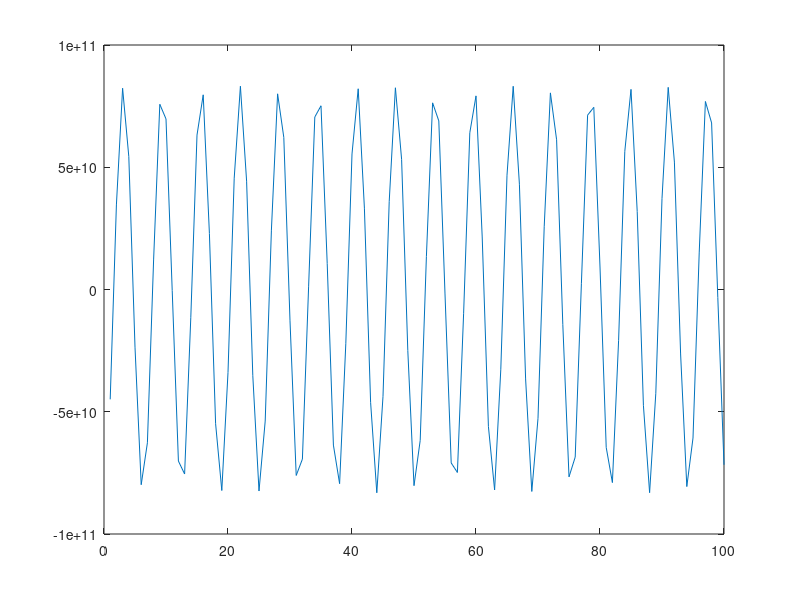

Recreate this plot in MATLAB. (Note: this script raises an error after producing the figure.)
dth = pi/1800;

theta = 1e-2/2:dth:2*pi;

k = 1:100;

for i = 1:length(k)

Y = sin(theta) .* cos(k(i) .* abs(cos(theta))) * dth;

Y_int(i) = sum(Y);
end

plot(k, Y_int*1e16);
% 
% Y2 = 2 .* pi .* StruveH0(k)
%% 

rho = linspace(1e-7, a, 1000);
drho = rho(2) - rho(1);

k = 10;
l = 30;

Int_i = besselj(0, abs(k .* rho)) .* exp(-1j .* l .* rho);
Int = sum(Int_i) .* drho

figure;
plot(rho, real(Int_i));
hold on;
plot(rho, imag(Int_i));

%% 
m = 3;
n = 5;
rho = 1:1:1000;
z1 = n * pi/a .* rho;
z2 = m * pi/a .* rho;
J = StruveH0(z1) - StruveH0(z2);

plot(z, J);



